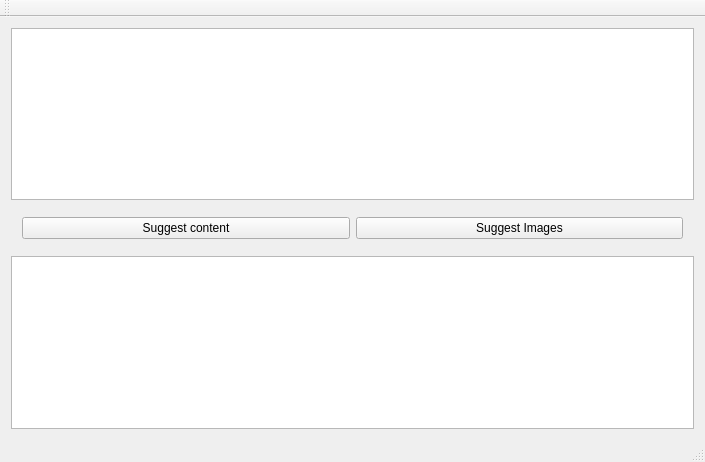
<?xml version="1.0" encoding="UTF-8"?>
<ui version="4.0">
 <class>MainWindow</class>
 <widget class="QMainWindow" name="MainWindow">
  <property name="geometry">
   <rect>
    <x>0</x>
    <y>0</y>
    <width>705</width>
    <height>462</height>
   </rect>
  </property>
  <property name="windowTitle">
   <string>MainWindow</string>
  </property>
  <widget class="QWidget" name="centralWidget">
   <layout class="QVBoxLayout" name="verticalLayout">
    <item>
     <widget class="QTextEdit" name="content"/>
    </item>
    <item>
     <widget class="QWidget" name="widget" native="true">
      <property name="minimumSize">
       <size>
        <width>0</width>
        <height>0</height>
       </size>
      </property>
      <layout class="QHBoxLayout" name="horizontalLayout">
       <item>
        <widget class="QPushButton" name="showSuggestion">
         <property name="text">
          <string>Suggest content</string>
         </property>
        </widget>
       </item>
       <item>
        <widget class="QPushButton" name="pushButton">
         <property name="text">
          <string>Suggest Images</string>
         </property>
        </widget>
       </item>
      </layout>
     </widget>
    </item>
    <item>
     <widget class="QTextBrowser" name="textBrowser"/>
    </item>
   </layout>
  </widget>
  <widget class="QMenuBar" name="menuBar">
   <property name="geometry">
    <rect>
     <x>0</x>
     <y>0</y>
     <width>705</width>
     <height>22</height>
    </rect>
   </property>
  </widget>
  <widget class="QToolBar" name="mainToolBar">
   <attribute name="toolBarArea">
    <enum>TopToolBarArea</enum>
   </attribute>
   <attribute name="toolBarBreak">
    <bool>false</bool>
   </attribute>
  </widget>
  <widget class="QStatusBar" name="statusBar"/>
 </widget>
 <layoutdefault spacing="6" margin="11"/>
 <resources/>
 <connections/>
</ui>
